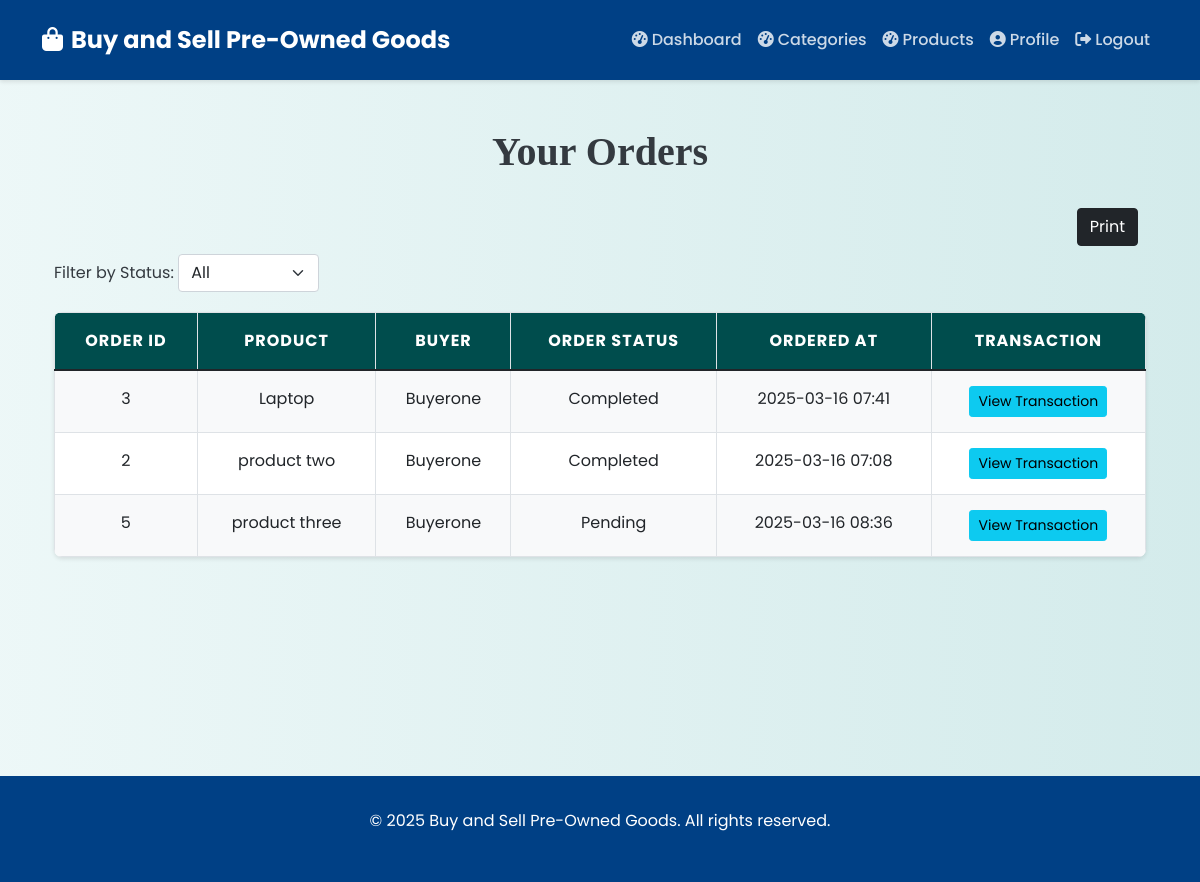
Page /seller-orders/ (signed in) on the committed database.
### myapp/models.py (models this page shows, shortened)
class Order(models.Model):
    PAYMENT_METHODS = [
        ('Card', 'Card'),
        ('PayPal', 'PayPal'),
        ('COD', 'Cash on Delivery'),
    ]
    ORDER_STATUSES = [
        ('Pending', 'Pending'),
        ('Completed', 'Completed'),
        ('Canceled', 'Canceled'),
    ]
    PAYMENT_STATUSES = [
        ('Unpaid', 'Unpaid'),
        ('Paid', 'Paid'),
    ]
    order_id = models.AutoField(primary_key=True)
    buyer = models.ForeignKey(User, on_delete=models.CASCADE, related_name='buyer_orders')
    product = models.ForeignKey('Product', on_delete=models.CASCADE, related_name='ordered_product')
    seller = models.ForeignKey(User, on_delete=models.CASCADE, related_name='seller_orders')
    payment_method = models.CharField(max_length=10, choices=PAYMENT_METHODS, default='COD')
    delivery_address = models.TextField(default='ABC')  # New field for address
    order_status = models.CharField(max_length=10, choices=ORDER_STATUSES, default='Pending')
    payment_status = models.CharField(max_length=10, choices=PAYMENT_STATUSES, default='Unpaid')  # New field
    created_at = models.DateTimeField(auto_now_add=True)
    updated_at = models.DateTimeField(auto_now=True)

class Product(models.Model):
    CONDITION_CHOICES = [
        ('New', 'New'),
        ('Used', 'Used'),
        ('Good', 'Good'),
        ('Fair', 'Fair'),
    ]
    STATUS_CHOICES = [
        ('Available', 'Available'),
        ('Sold', 'Sold'),
        ('Pending', 'Pending'),
    ]
    seller = models.ForeignKey(User, on_delete=models.CASCADE)
    title = models.CharField(max_length=255)
    description = models.TextField()
    category = models.ForeignKey(Category, on_delete=models.CASCADE)
    price = models.DecimalField(max_digits=10, decimal_places=2)
    condition = models.CharField(max_length=10, choices=CONDITION_CHOICES)
    location = models.CharField(max_length=255)
    status = models.CharField(max_length=10, choices=STATUS_CHOICES, default='Available')
    image = models.ImageField(upload_to='product_images/')
    created_at = models.DateTimeField(auto_now_add=True)
    updated_at = models.DateTimeField(auto_now=True)

### myapp/views.py (the view)
# urls.py: path('seller-orders/', views.seller_orders, name='seller_orders'),
@login_required
def seller_orders(request):
    order_status = request.GET.get('status', '')  # Get filter value from request
    orders = Order.objects.filter(product__seller=request.user)
    if order_status:
        orders = orders.filter(order_status=order_status)  # Apply status filter
    return render(request, 'seller_orders.html', {'orders': orders, 'selected_status': order_status})

### templates/seller_orders.html (shortened to what this page needs)
{% extends 'base.html' %}
{% block content %}
<div class="container mt-5">
    <h1 class="mb-4">Your Orders</h1>
    <div class="d-flex justify-content-end">
        <button class="btn btn-dark m-2" onclick="window.print()">Print</button>
    </div>
    <form method="GET" class="mb-3">
        <label for="status">Filter by Status:</label>
        <select name="status" id="status" class="form-select d-inline-block w-auto" onchange="this.form.submit()">
            <option value="">All</option>
        </select>
    </form>
    <table class="table table-bordered">
        <thead class="table-dark">
            <tr>
                <th>Order ID</th>
                <th>Product</th>
                <th>Buyer</th>
                <th>Order Status</th>
                <th>Ordered At</th>
                <th>Transaction</th>
            </tr>
        </thead>
        <tbody>
            {% for order in orders %}
            <tr>
                <td>{{ order.order_id }}</td>
                <td>{{ order.product.title }}</td>
                <td>{{ order.buyer.username }}</td>
                <td>{{ order.order_status }}</td>
                <td>{{ order.created_at|date:"Y-m-d H:i" }}</td>
                <td>
                    <a href="{% url 'order_transactions' order.order_id %}" class="btn btn-sm btn-info">View Transaction</a>
                </td>
            </tr>
            {% empty %}
            <tr>
                <td colspan="6" class="text-center">No orders found.</td>
            </tr>
            {% endfor %}
        </tbody>
    </table>
</div>
{% endblock %}

### templates/base.html (style rules this page uses)
:root { --primary-color: #007bff; --secondary-color: #28a745; --background-color: #f8f9fa; --text-color: #343a40; --navbar-color: #004085; --card-shadow: 0 4px 6px rgba(0,0,0,0.1); --transition-speed: 0.3s; }
body { background: linear-gradient(90deg, rgba(233, 246, 246, 0.831), rgba(207, 233, 233, 0.9)); font-family: 'Poppins', sans-serif; color: var(--text-color); line-height: 1.6; }
h1, h2, h3, h4 { font-family: 'Georgia', serif; font-weight: 600; text-align: center; margin-bottom: 30px; }
.table { width: 100%; border-collapse: collapse; margin-top: 20px; font-size: 16px; background-color: #ffffff; border-radius: 8px; overflow: hidden; box-shadow: 0 2px 4px rgba(0, 0, 0, 0.1); }
.table th, .table td { padding: 15px; border: 1px solid #dee2e6; text-align: center; }
.table thead th { background-color: #004d4d; color: white; font-weight: bold; text-transform: uppercase; letter-spacing: 1px; }
.table tbody tr:nth-child(odd) { background-color: #f8f9fa; }

### rows in the picture
Order: order_id "3", product "Laptop", buyer.username "Buyerone", order_status "Completed", created_at "2025-03-16 07:41"
Order: order_id "2", product "product two", buyer.username "Buyerone", order_status "Completed", created_at "2025-03-16 07:08"
Order: order_id "5", product "product three", buyer.username "Buyerone", order_status "Pending", created_at "2025-03-16 08:36"
